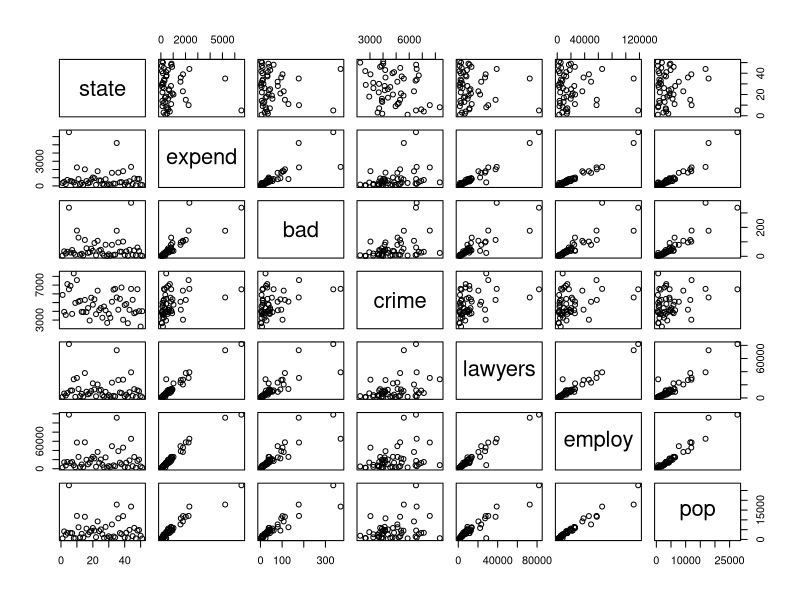
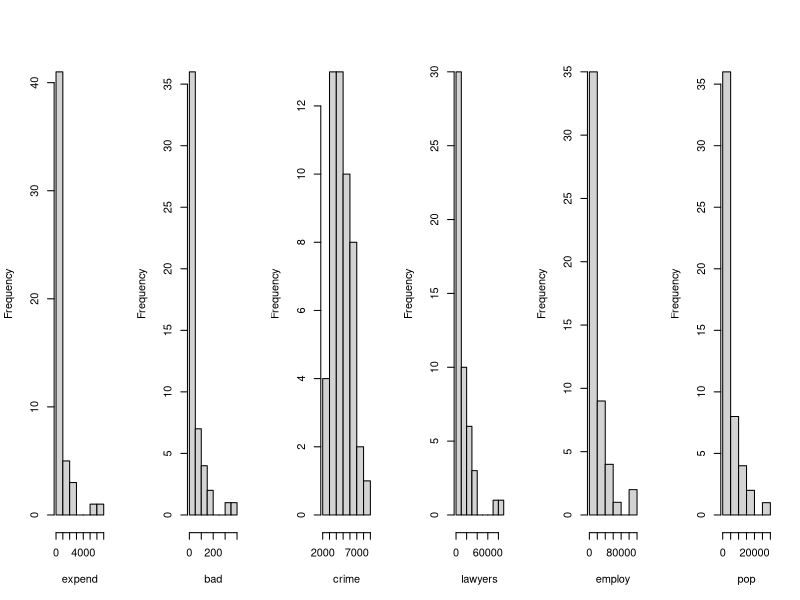
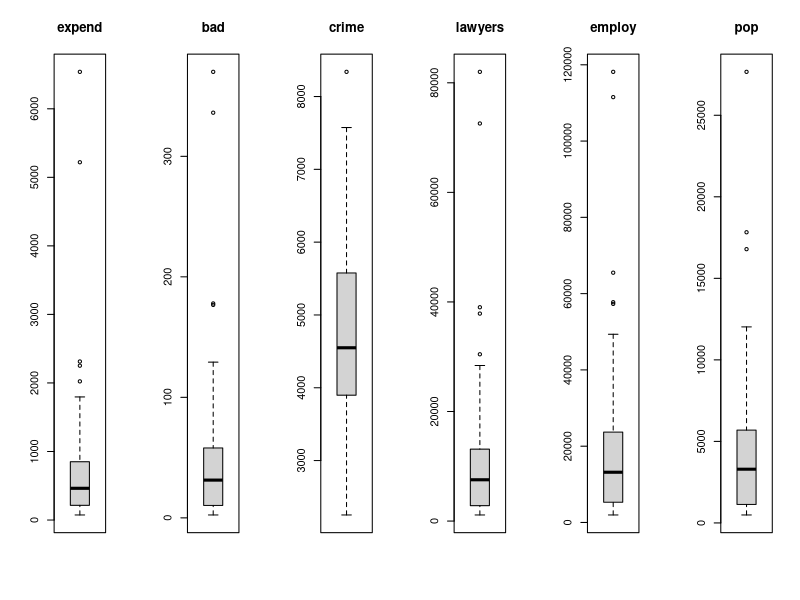
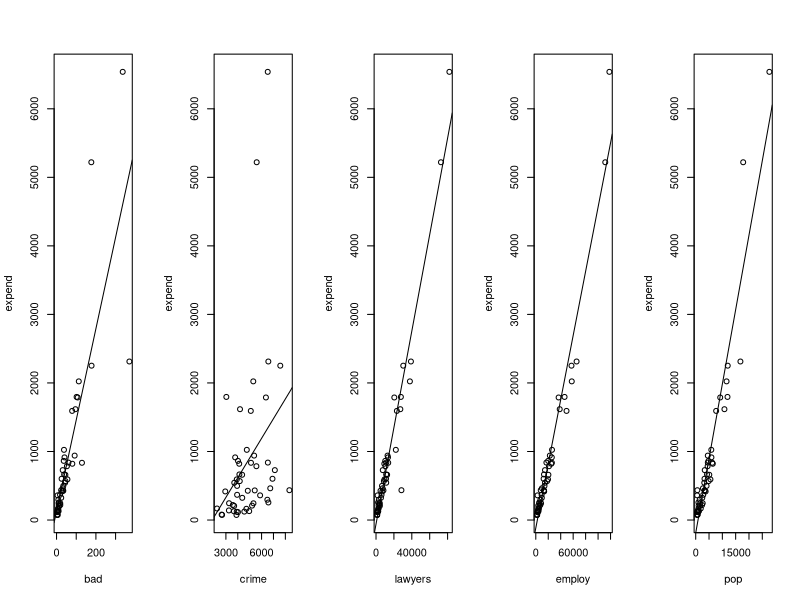
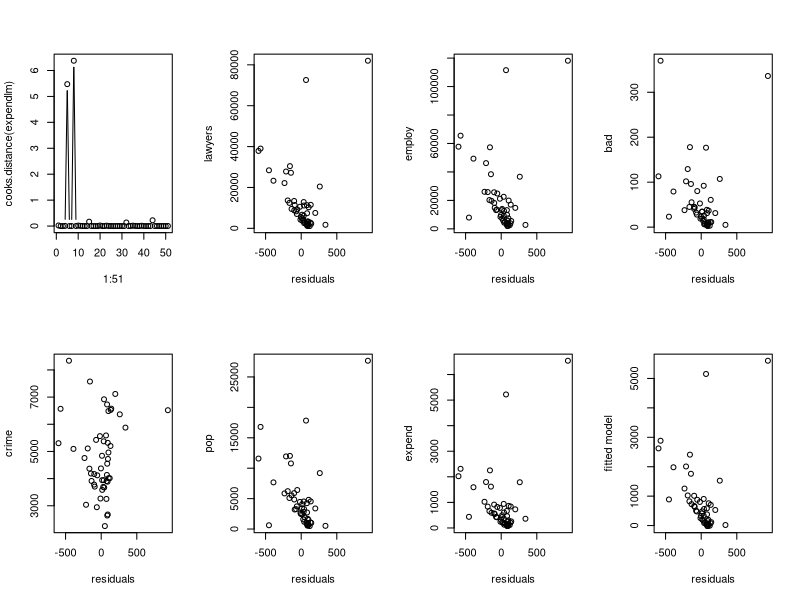
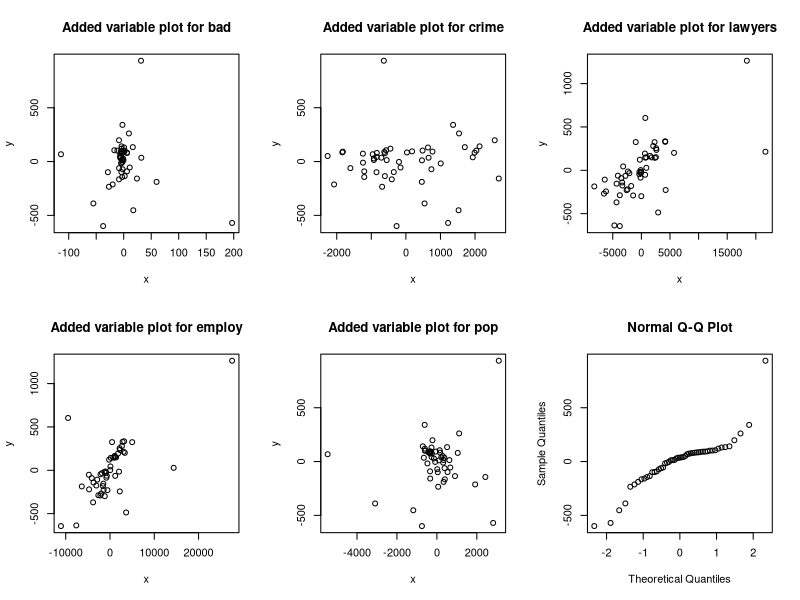

These figures' R source, in order:
## ---- chunk 1
knitr::opts_chunk$set(echo = TRUE)
## ---- chunk 2
data=read.table(file="expensescrime.txt",header=TRUE)
plot(data)
## ---- chunk 3
par(mfrow=c(1,ncol(data)-1)) # minus the state column
for (i in 2:ncol(data)) hist(data[,i],xlab=names(data)[i],main=NULL)
## ---- chunk 4
par(mfrow=c(1,ncol(data)-1)) # minus the state column
for (i in 2:ncol(data)) boxplot(data[,i],main=names(data)[i])
## ---- chunk 5
par(mfrow=c(1,5))
plot(data$bad, data$expend,xlab="bad",ylab="expend");abline(lm(expend ~ bad, data=data))
plot(data$crime, data$expend,xlab="crime",ylab="expend");abline(lm(expend ~ crime, data=data))
plot(data$lawyers, data$expend,xlab="lawyers",ylab="expend");abline(lm(expend ~ lawyers, data=data))
plot(data$employ, data$expend,xlab="employ",ylab="expend");abline(lm(expend ~ employ, data=data))
plot(data$pop, data$expend,xlab="pop",ylab="expend");abline(lm(expend ~ pop, data=data))
## ---- chunk 6
round(cor(data[,3:7]),2) # exclude state and expend
## ---- chunk 7
# Round 1
summary(lm(expend~bad,data=data))
summary(lm(expend~crime,data=data))
summary(lm(expend~lawyers,data=data))
summary(lm(expend~employ,data=data))
summary(lm(expend~pop,data=data))
# Round 2
summary(lm(expend~employ+bad,data=data))
summary(lm(expend~employ+crime,data=data))
summary(lm(expend~employ+lawyers,data=data))
summary(lm(expend~employ+pop,data=data))
# Round 3
summary(lm(expend~employ+lawyers+bad,data=data))
summary(lm(expend~employ+lawyers+crime,data=data))
summary(lm(expend~employ+lawyers+pop,data=data))
## ---- chunk 8
summary(lm(expend~bad+crime+lawyers+employ+pop,data=data))
summary(lm(expend~bad+lawyers+employ+pop,data=data))
summary(lm(expend~bad+lawyers+employ,data=data))
summary(lm(expend~lawyers+employ, data=data))
## ---- chunk 9
expendlm = lm(expend~lawyers+employ,data=data)
round(residuals(expendlm),2)
order(abs(residuals(expendlm)))
round(cooks.distance(expendlm),2)
par(mfrow=c(2,4))
plot(1:51,cooks.distance(expendlm),type="b")
plot(residuals(expendlm),data[,5],xlab="residuals",ylab="lawyers")
plot(residuals(expendlm),data[,6],xlab="residuals",ylab="employ")
plot(residuals(expendlm),data[,3],xlab="residuals",ylab="bad")
plot(residuals(expendlm),data[,4],xlab="residuals",ylab="crime")
plot(residuals(expendlm),data[,7],xlab="residuals",ylab="pop")
plot(residuals(expendlm),data[,2],xlab="residuals",ylab="expend")
plot(residuals(expendlm),fitted(expendlm),xlab="residuals",ylab="fitted model")
## ---- chunk 10
par(mfrow=c(2,3))
x = residuals(lm(bad~employ+lawyers,data=data))
y = residuals(lm(expend~employ+lawyers,data=data))
plot(x,y,main="Added variable plot for bad")
x = residuals(lm(crime~employ+lawyers,data=data))
y = residuals(lm(expend~employ+lawyers,data=data))
plot(x,y,main="Added variable plot for crime")
x = residuals(lm(lawyers~pop+crime+bad,data=data))
y = residuals(lm(expend~pop+crime+bad,data=data))
plot(x,y,main="Added variable plot for lawyers")
x = residuals(lm(employ~pop+crime+bad,data=data))
y = residuals(lm(expend~pop+crime+bad,data=data))
plot(x,y,main="Added variable plot for employ")
x = residuals(lm(pop~employ+lawyers,data=data))
y = residuals(lm(expend~employ+lawyers,data=data))
plot(x,y,main="Added variable plot for pop")
qqnorm(residuals(expendlm))
